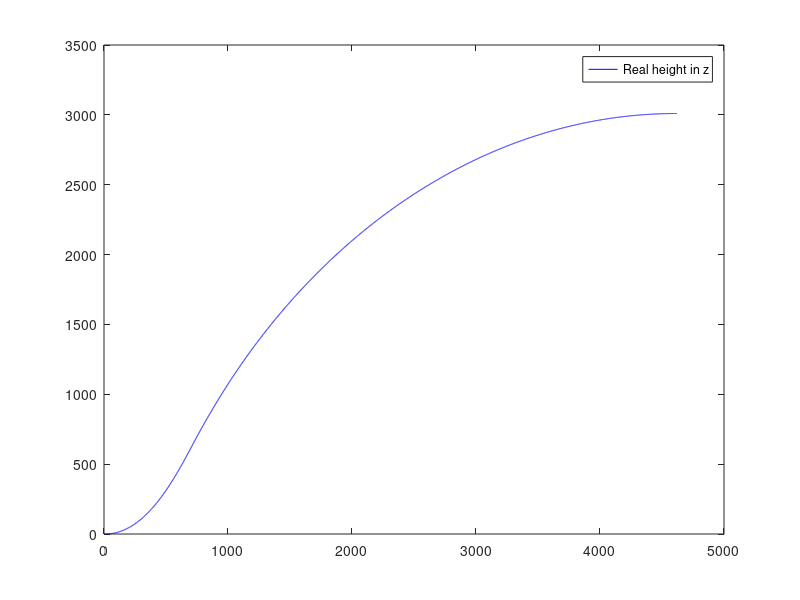
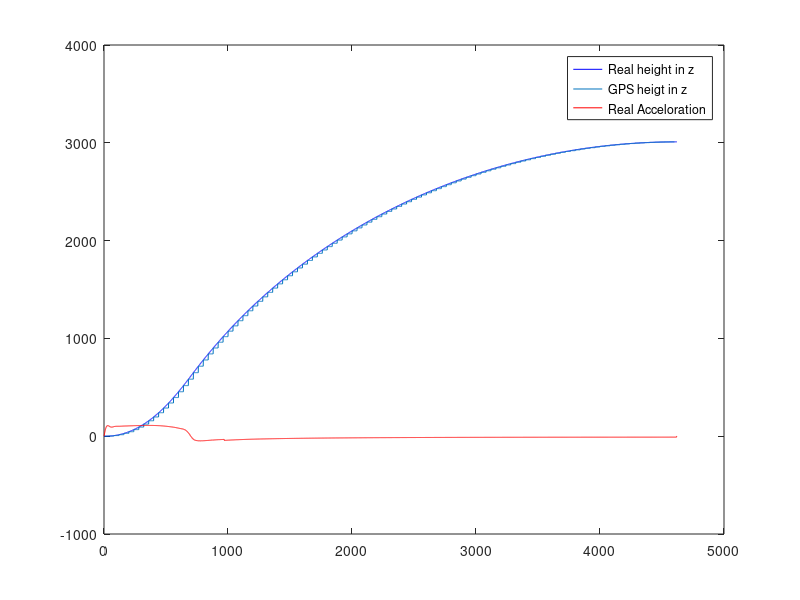

The MATLAB script that drew these images, in order: (Note: this script raises an error after producing the figures.)
% In this script the State Estimation from given Sensor Data or self produced should be
% compared to the ground truth.

clear all; close all;

%% Initalize the System

% x1 = Height, x2 = Velocity, x3 Acceloration
A = [0 1 0;0 0 1; 0 0 0];
B = [0;0;0];                %No direct input
C = [1 0 0;0 0 1];          %Output ist Height and Acceleration
D = [0;0];
G = [0;0;1];                %System noise only on acceloration



% Get the time vector from the ARIS simulation.
load('TimeFromHassan.mat');
TimeVec = t';
Tau =  TimeVec(end)/length(TimeVec);


 %Diskretierung der Systemmatritzen
Ad = expm(A*Tau);     
Gd = Ad * G;
Bd = Ad * B;


%% Observability test;
rank([C;C*Ad;C*Ad*Ad])

%% Read sensor Data
load('StateFromHassan.mat');

% Get the heigth vector from the ARIS simulation.
h = state(:,3)';

% plot it
figure('Name','Real Data')
plot(h,'b') %%Original bahn
legend('Real height in z');


%% Produce sensor Data self

figure('Name','Real Data');
% get acceloration by differentiate height:
a = diff(diff(h)/Tau)/Tau;
% Ad zeros to maintain vector length
a = [a 0 0];

% get height of GPS by deleting engouh values so it becomes 5Hz sample rate
GPSTau = 1/5;

%h_mes_GPS = zeros(1,length(h));
%h_me_GPS = decimate(h,uint(GPSTau/Tau));
for k =  1:(length(h)/round(GPSTau/Tau))
    for t =  1:round(GPSTau/Tau)
        h_mes_GPS((k-1)*round(GPSTau/Tau)+t) = h((k-1)*round(GPSTau/Tau)+1);
   end
end

% get Barometric Data (pressure)



plot(h,'b');
hold on;
plot(h_mes_GPS)
plot(a,'r');
legend('Real height in z','GPS heigt in z','Real Acceloration');
hold off;

%% Add noise to sensor data

figure('Name','Noise Data');
plot(pnoise,'g');
plot(a,'r');
plot(anoise,'y');
legend('Position Real','Position Measured','Acceloration Real','Acceloration Measured');
hold off;


%% State estiamation loop

% NoiseMatices
R = [0 0;0 0];      %Sensor noise
Q = [0];            %System noise

% Initialize
u = zeros(1,length(TimeVec));  %Input vector is zero
y = [0;0];           %Output are the measurements
x = [0;0;0];                   %Is reality
P = [1 0 0;0 1 0;0 0 1];


% Loop
for k = 1:length(TimeVec)
    K = P*C'*pinv(C*P*C' + R);
    x = x + K*(y(:,k) - C*x);
    P = (eye(3)-K*C)*P;
    
    s(k)=x(1); v(k)=x(2); aes(k)=x(3);  %Save data from the Sensor fusion
    
    x = Ad*x + B*u(k);
    P = Ad*P*Ad' + Gd*Q*Gd';

end

%% Plot
